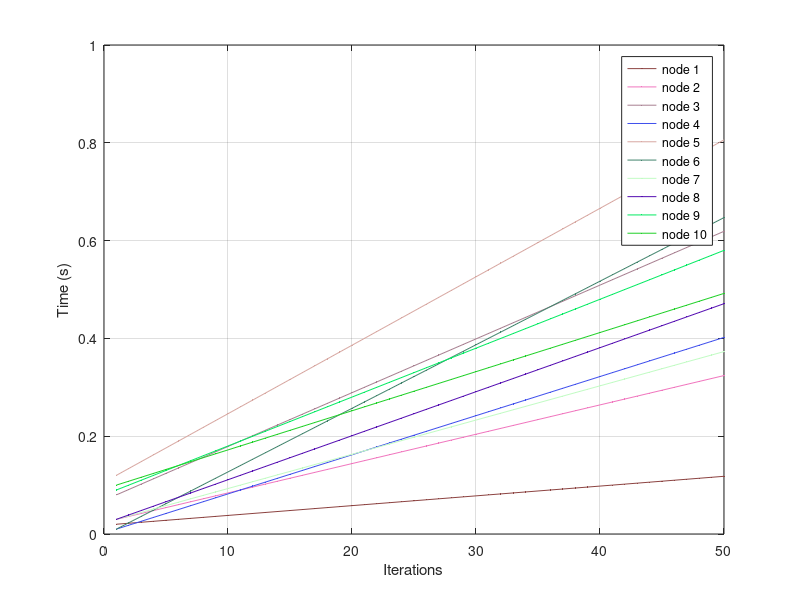
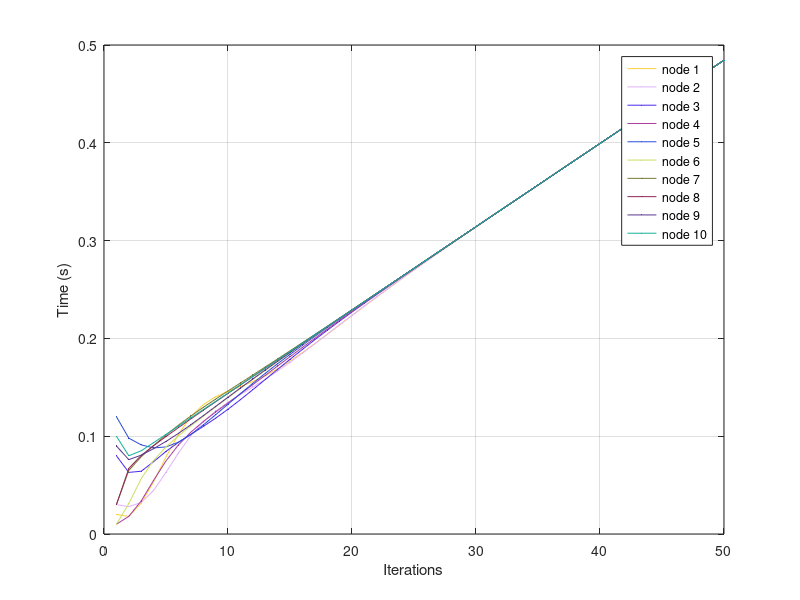
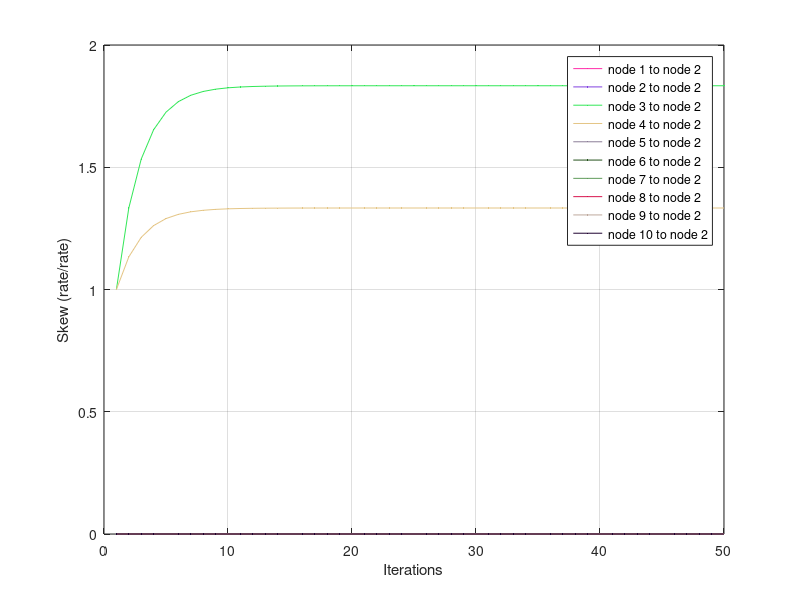
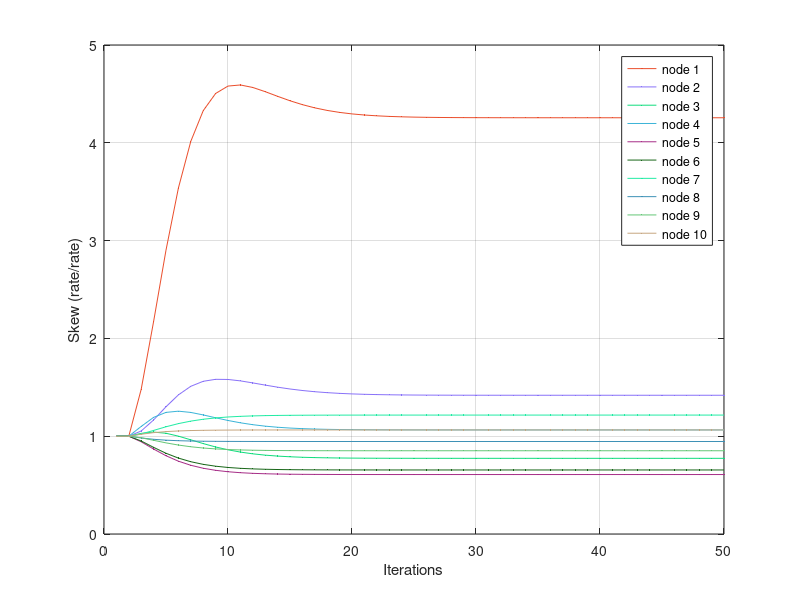

Recreate these plots in MATLAB, in order.
% implementation of a distributed consenus protocol for clock
% synchronization in wireless sensor network

% 10/11/2017
% created by Mengheng Xue

% Setting the parameters
clear
close all

TIME_ITER = .01;
max_time_step = 50;
     
GRAPH = [ ...
	0	0	1	1	0	0	0	0	0	0;
	0	0	1	1	0	0	0	0	0	0;
	1	1	0	0	1	1	0	0	0	0;
	1	1	0	0	1	1	0	0	0	0;
	0	0	1	1	0	0	1	1	0	0;
	0	0	1	1	0	0	1	1	0	0;
	0	0	0	0	1	1	0	0	1	1;
	0	0	0	0	1	1	0	0	1	1;
	0	0	0	0	0	0	1	1	0	0;
	0	0	0	0	0	0	1	1	0	0; ];
num_node = 10;           
beta_initial = [2 3 8 1 12 1 3 3 9 10] * TIME_ITER;  
alpha = [0.2 0.6 1.1 0.8 1.4 1.3 0.7 0.9 1.0 0.8] * TIME_ITER;


rho = 0.6; % the tuning parameter which is set by the author as 0.6

% Applying the algorithm
alpha_vir = zeros(max_time_step, num_node); % the virtual clock skew estimation 
alpha_rel = cell(max_time_step, 1); % the relative clock skew estimation 
tau = zeros(max_time_step, num_node); % the local time on each node
time_vir = zeros(max_time_step, num_node); 
offset_vir = zeros(max_time_step, num_node);

alpha_vir(1, :) = ones(1, num_node);
alpha_rel(:) = {GRAPH};
tau(1, :) = beta_initial;
time_vir(1, :) = tau(1,:);

% assuming that there is TX/RX between all nodes at each time step
for t = 2:1:max_time_step
    tau(t, :) = tau(t-1, :) + alpha; 
    % Go through the graph for links
    for i=1:1:num_node
        for j=1:1:num_node
            if GRAPH(i, j) ~= 0 % link is found where i RXs from j
                % update the relative skew estimation 
                alpha_rel{t}(i,j) = rho*alpha_rel{t-1}(i,j) + (1-rho) *(tau(t,j)-tau(t-1,j))/(tau(t,i)-tau(t-1,i));
                % update the skew compensation
                alpha_vir(t,i) = rho*alpha_vir(t-1,i) + (1-rho)*alpha_rel{t-1}(i,j)*alpha_vir(t-1,j);
                % compute the offset compension 
                offset_vir(t,i) = offset_vir(t-1,i) + (1-rho) * (alpha_vir(t-1,j)*tau(t-1,j)+ offset_vir(t-1, j) - alpha_vir(t-1,i)*tau(t-1,i) - offset_vir(t-1, i));
            end
        end
    end
    time_vir(t, :) = alpha_vir(t, :).*tau(t, :) + offset_vir(t,:);
end

% plot local time of each node 
time_step = 1:max_time_step;
figure;
C = {'k','m','r','b',[.5 .6 .7],[.8 .2 .6]} % Cell array of colros.
for i=1:1:num_node
    plot(time_step, tau(:, i),'.-','color', rand(1,3),'MarkerSize',3);
    hold on;
end
%title('Local Time within Nodes');
legend('node 1','node 2','node 3','node 4','node 5','node 6','node 7','node 8','node 9','node 10');
xlabel('Iterations');
ylabel('Time (s)');
grid on;
hold off;

% plot the vritual time within each node
figure;
for i = 1:1:num_node
    plot(time_step, time_vir(:, i),'.-','color', rand(1,3),'MarkerSize',3);
    hold on
end
hold on;
%title('Virtual Time within Nodes');
legend('node 1','node 2','node 3','node 4','node 5','node 6','node 7','node 8','node 9','node 10');
xlabel('Iterations');
ylabel('Time (s)');
grid on;
hold off;

% plot the relative skew compare to node 2 
figure;
temp = zeros(1,max_time_step);
for i=1:1:num_node
    for j=1:1:max_time_step
        temp(j) = alpha_rel{j}(2,i);
    end
    plot(1:1:max_time_step, temp,'.-','color', rand(1,3),'MarkerSize',3);
    hold on;
end
% Note: a line at 0 indicates no link. A line at 1 indicates self.
% Expectation: ([Other Node Speed] / [This Node Speed]) convergence
%title('Relative Skew Estimation as Seen by Node 2')
legend('node 1 to node 2','node 2 to node 2','node 3 to node 2','node 4 to node 2','node 5 to node 2','node 6 to node 2','node 7 to node 2','node 8 to node 2','node 9 to node 2','node 10 to node 2');
xlabel('Iterations');
ylabel('Skew (rate/rate)');
grid on;
hold off;

% plot virual skew estimation of each node 
figure;
for i=1:1:num_node
    plot(1:1:max_time_step, alpha_vir(:, i),'.-','color', rand(1,3),'MarkerSize',3);
    hold on;
end
%title('Virtual Skew Estimation within Nodes');
legend('node 1','node 2','node 3','node 4','node 5','node 6','node 7','node 8','node 9','node 10');
xlabel('Iterations');
ylabel('Skew (rate/rate)');
grid on;
hold off;

% plot virtual offset estimation within nodes
figure;
for i=1:1:num_node
    plot(1:1:max_time_step, offset_vir(:, i),'.-','color', rand(1,3),'MarkerSize',3);
    hold on;
end
%title('Virtual Offset Estimation within Nodes');
legend('node 1','node 2','node 3','node 4','node 5','node 6','node 7','node 8','node 9','node 10');
xlabel('Iterations');
ylabel('Offset (sec)');
grid on;
hold off;


figure;
error = zeros(max_time_step, num_node);
for j=1:1:max_time_step
    for i=1:1:num_node
        error(j,i) = 100*(time_vir(j,i) - mean(time_vir(j,:)))/mean(time_vir(j,:));
    end
end
for i=1:1:num_node
    plot(1:1:max_time_step, error(:, i),'.-','color', rand(1,3),'MarkerSize',3);
    hold on;
end
title('Error Percentage from Instantaneous Mean of Local Times');
legend('node 1','node 2','node 3','node 4','node 5','node 6','node 7','node 8','node 9','node 10');
xlabel('Iterations');
ylabel('Error Percentage (%)');
grid on;
hold off;

%%
% plot local time of each node 
time_step = 1:max_time_step;
figure;
for i=1:1:num_node
    plot(time_step, tau(:, i),'-s','color', rand(1,3),'MarkerSize',3);
    hold on;
end
title('Local Time within Nodes');
%legend('node 1','node 2','node 3','node 4');
xlabel('Iterations');
ylabel('Time (s)');
grid on;
hold off;